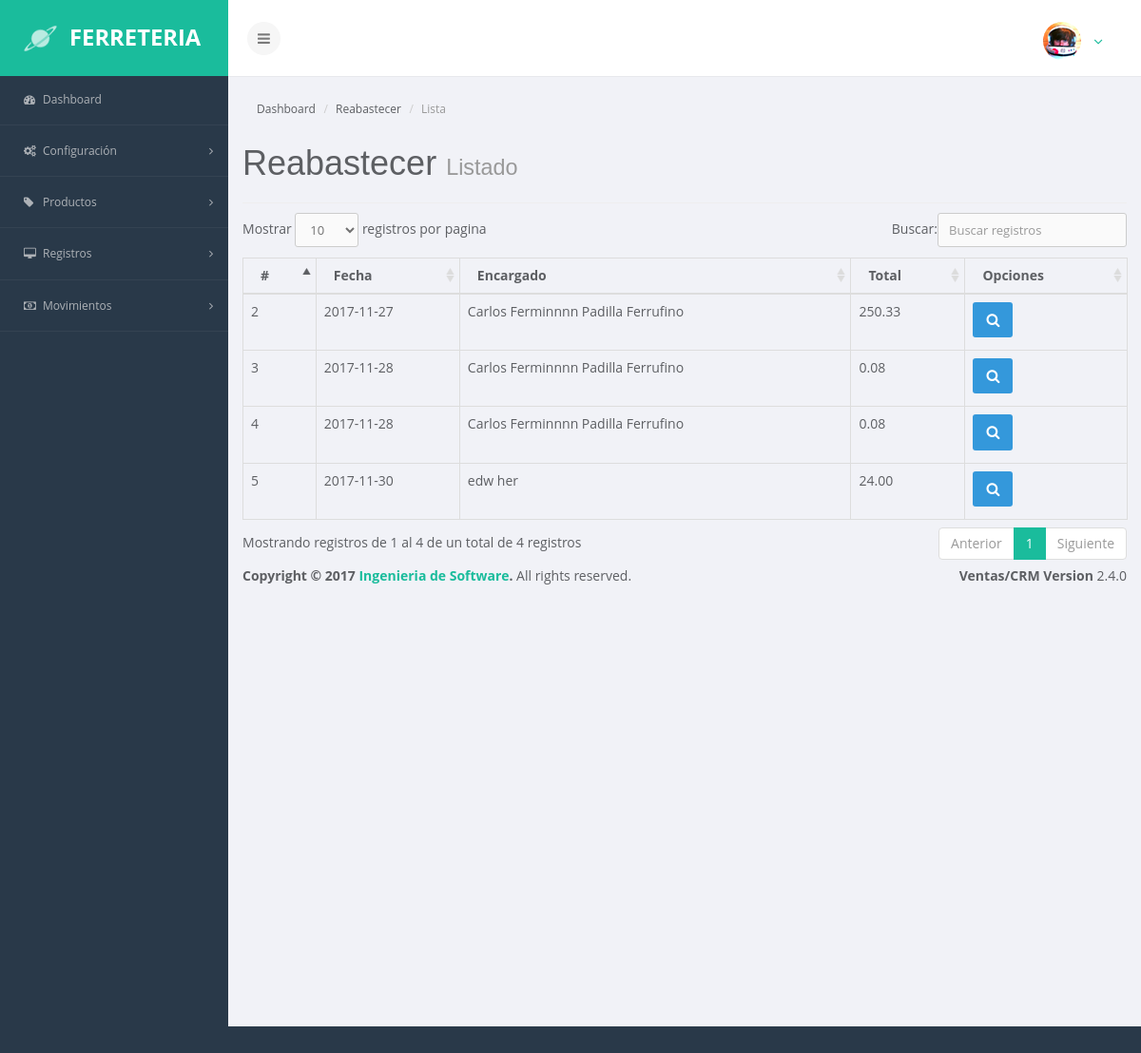
Page /index.php/movimientos/reabastecer on the committed database.
### tables this page shows
CREATE TABLE `abastecer` (
  `id` int(11) NOT NULL,
  `fecha` date NOT NULL,
  `total_abastecer` varchar(50) NOT NULL,
  `usuario_id` int(11) NOT NULL
);

CREATE TABLE `usuarios` (
  `id` int(11) NOT NULL,
  `grupo` int(11) NOT NULL,
  `nombres` varchar(100) DEFAULT NULL,
  `apellidos` varchar(100) DEFAULT NULL,
  `dui` varchar(20) NOT NULL,
  `nit` varchar(20) NOT NULL,
  `telefono` varchar(20) DEFAULT NULL,
  `email` varchar(100) DEFAULT NULL,
  `username` varchar(45) DEFAULT NULL,
  `password` varchar(100) DEFAULT NULL,
  `rol_id` int(11) DEFAULT NULL,
  `estado` tinyint(1) DEFAULT NULL
);

### application/controllers/movimientos/Reabastecer.php (called while the page is built, shortened)
<?php
class Reabastecer extends CI_Controller {
	public function __construct(){
		$this->load->model("Reabastecer_model");
		$this->load->model("Productos_model");
	}
	public function index(){
		$data = array(
			'abastecer' => $this->Reabastecer_model->getAbastecimientos(),
		);
		$this->load->view("layouts/header");
		$this->load->view("layouts/aside");
		$this->load->view("admin/reabastecer/list", $data);
		$this->load->view("layouts/footer");
	}
}

### index.php (called while the page is built, shortened)
<?php
require_once BASEPATH.'core/CodeIgniter.php';

### application/models/Reabastecer_model.php (called while the page is built, shortened)
<?php
class Reabastecer_model extends CI_Model {
	public function getAbastecimientos(){
		$this->db->select("a.*, u.nombres, u.apellidos");
		 $this->db->from("abastecer a");
		 $this->db->join("usuarios u", "a.usuario_id = u.id");
		 $resultados = $this->db->get();
		 if ($resultados->num_rows() > 0){
		 	return $resultados->result();
		 } else {
		 	return false;
		 }
	}
}

### application/views/admin/reabastecer/list.php (the view, shortened to what this page needs)
<section class="main-content-wrapper">
            <section id="main-content">
                <div class="row">
                    <div class="col-md-12">
                        <ul class="breadcrumb">
                            <li>Dashboard</a>
                            </li>
                            <li>Reabastecer</li>
                            <li class="active">Lista</li>
                        </ul>
<div class="content-wrapper">
    <section class="content-header">
        <h1>
        Reabastecer
        <small>Listado</small>
        </h1>
    </section>
    <section class="content">
        <div class="box box-solid">
            <div class="box-body">
                <div class="row">
                    <div class="col-md-12">
                    </div>
                </div>
                <hr>
                <div class="row">
                    <div class="col-md-12">
                        <table id="example1" class="table table-bordered table-hover">
                            <thead>
                                <tr>
                                    <th>#</th>
                                    <th>Fecha</th>
                                    <th>Encargado</th>
                                    <th>Total</th>
                                    <th>Opciones</th>
                                </tr>
                            </thead>
                            <tbody>
                                <?php if (!empty($abastecer)){ ?>
                                    <?php foreach($abastecer as $reabastecimiento) {?>
                                    <tr>
                                        <td><?php echo $reabastecimiento->id;?></td>
                                        <td><?php echo $reabastecimiento->fecha;?></td>
                                        <td><?php echo $reabastecimiento->nombres." ".$reabastecimiento->apellidos;?></td>
                                        <td><?php echo $reabastecimiento->total_abastecer;?></td>
                                        <td><button type="button" class="btn btn-info btn-view-reabastecimiento" value="<?php echo $reabastecimiento->id;?>" data-toggle="modal" data-target="#modal-default" ><span class="fa fa-search"></span></button></td>
                                    </tr>
                                    <?php }?>
                                <?php } ?>
                            </tbody>
                        </table>
                    </div>
                </div>
            </div>
        </div>
    </section>
</div>

### assets/css/main.css (style rules this page uses)
body { color:#5D5F63;background:#293949;font-family:'Open Sans',sans-serif;padding:0;margin:0;text-rendering:optimizeLegibility;-webkit-font-smoothing:antialiased }
h1,h2,h3,h4,h5,h6 { font-family:'Source Sans Pro',Arial,sans-serif }
hr { margin-top:10px;margin-bottom:10px }
.main-content-wrapper { margin-left:240px;margin-right:0 -webkit-transition:all .3s ease-in-out;-moz-transition:all .3s ease-in-out;-o-transition:all .3s ease-in-out;transition:all .3s ease-in-out;background:#f1f2f7;min-height:1000px }
.main-content-wrapper #main-content { border-top:solid thin #e7e8ec;display:inline-block;padding:15px 15px 0;width:100% }
.btn { border:none;font-size:15px;font-weight:400;-webkit-border-radius:3px;-moz-border-radius:3px;-ms-border-radius:3px;-o-border-radius:3px;border-radius:3px;padding:8px 14px;margin-bottom:5px;-webkit-font-smoothing:subpixel-antialiased;-webkit-transition:border .25s linear,color .25s linear,background-color .25s linear;transition:border .25s linear,color .25s linear,background-color .25s linear }
.btn-info,a.btn-info:link,a.btn-info:visited { color:#fff;background-color:#3498db }
.breadcrumb { background:0 0 }
.breadcrumb>li { font-size:12px }

### rows in the picture
abastecer: id "2", fecha "2017-11-27", usuario.nombres "Carlos Ferminnnn", usuario.apellidos "Padilla Ferrufino", total_abastecer "250.33"
abastecer: id "3", fecha "2017-11-28", usuario.nombres "Carlos Ferminnnn", usuario.apellidos "Padilla Ferrufino", total_abastecer "0.08"
abastecer: id "4", fecha "2017-11-28", usuario.nombres "Carlos Ferminnnn", usuario.apellidos "Padilla Ferrufino", total_abastecer "0.08"
abastecer: id "5", fecha "2017-11-30", usuario.nombres "edw", usuario.apellidos "her", total_abastecer "24.00"
